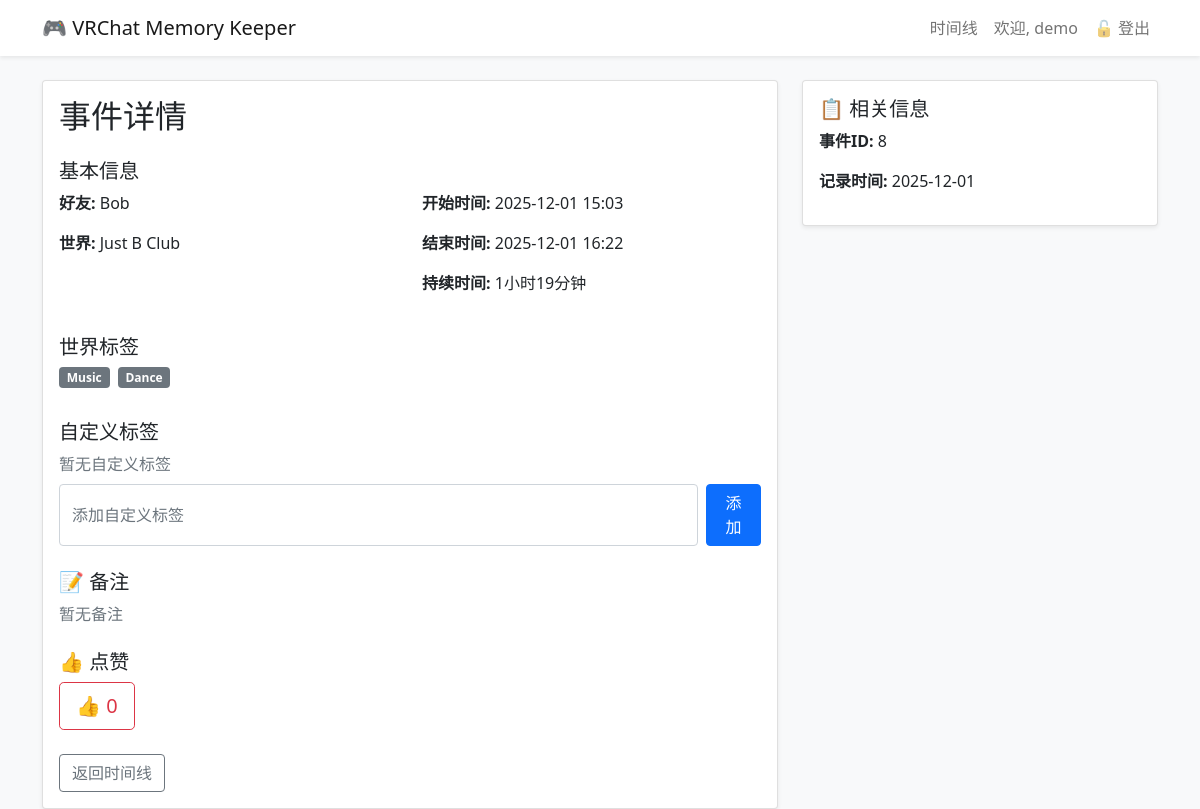
Page /event/8 (signed in) on the earlier database version.
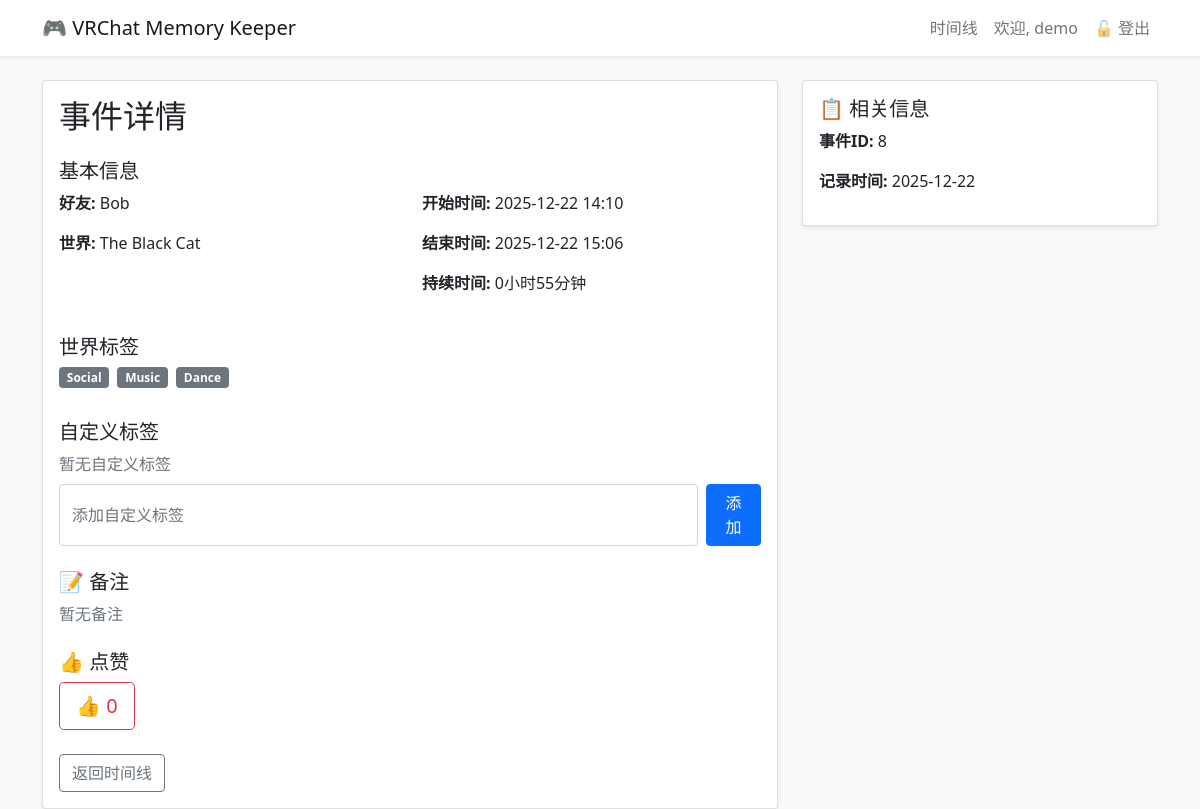
Same page on the later database version.
### app.py (models this page shows)
class User(UserMixin, db.Model):
    id = db.Column(db.Integer, primary_key=True)
    username = db.Column(db.String(80), unique=True, nullable=False)
    password_hash = db.Column(db.String(120), nullable=False)
    events = db.relationship('SharedEvent', backref='user', lazy=True)

class SharedEvent(db.Model):
    id = db.Column(db.Integer, primary_key=True)
    user_id = db.Column(db.Integer, db.ForeignKey('user.id'), nullable=False)
    world_id = db.Column(db.Integer, db.ForeignKey('world.id'), nullable=False)
    friend_name = db.Column(db.String(80), nullable=False)
    start_time = db.Column(db.DateTime, nullable=False)
    end_time = db.Column(db.DateTime)
    duration = db.Column(db.Integer)  # 秒
    notes = db.Column(db.Text)
    likes = db.Column(db.Integer, default=0)
    custom_tags = db.relationship(
        'EventTag',
        backref='event',
        lazy=True)

class World(db.Model):
    id = db.Column(db.Integer, primary_key=True)
    world_name = db.Column(db.String(200), nullable=False)
    world_id = db.Column(db.String(100), unique=True)
    tags = db.Column(db.Text)
    events = db.relationship('SharedEvent', backref='world', lazy=True)

### app.py (the view)
@app.route('/event/<int:event_id>')
@login_required
def event_detail(event_id):
    event = SharedEvent.query.get_or_404(event_id)
    return render_template('event_detail.html', event=event)

### app.py (called while the page is built)
@login_manager.user_loader
def load_user(user_id):
    return User.query.get(int(user_id))

### templates/event_detail.html (shortened to what this page needs)
{% extends 'base.html' %}
{% block content %}
    <div class="row">
        <div class="col-lg-8">
            <div class="card shadow-sm">
                <div class="card-body">
                    <h2 class="card-title mb-4">事件详情</h2>
                    <div class="mb-4">
                        <h5>基本信息</h5>
                        <div class="row">
                            <div class="col-md-6">
                                <p><strong>好友:</strong> {{ event.friend_name }}</p>
                                <p><strong>世界:</strong> {{ event.world.world_name }}</p>
                            </div>
                            <div class="col-md-6">
                                <p><strong>开始时间:</strong> {{ event.start_time.strftime('%Y-%m-%d %H:%M') }}</p>
                                <p><strong>结束时间:</strong> {{ event.end_time.strftime('%Y-%m-%d %H:%M') }}</p>
                                <p><strong>持续时间:</strong> {{ (event.duration // 3600) }}小时{{ (event.duration % 3600) // 60 }}分钟</p>
                            </div>
                        </div>
                    </div>
                    <div class="mb-4">
                        <h5>世界标签</h5>
                        <div class="d-flex flex-wrap">
                            {% if event.world.tags %}
                                {% for tag in event.world.tags.split(',') %}
                                    <span class="badge bg-secondary tag">{{ tag.strip() }}</span>
                                {% endfor %}
                            {% else %}
                                <span class="text-muted">暂无标签</span>
                            {% endif %}
                        </div>
                    </div>
                    <div class="mb-4">
                        <h5>自定义标签</h5>
                        <div class="d-flex flex-wrap mb-2">
                            {% if event.custom_tags %}
                                {% for tag in event.custom_tags %}
                                    <span class="badge bg-primary tag">{{ tag.tag_name }}</span>
                                {% endfor %}
                            {% else %}
                                <span class="text-muted">暂无自定义标签</span>
                            {% endif %}
                        </div>
                        <form method="POST" action="{{ url_for('add_tag', event_id=event.id) }}" class="d-flex gap-2">
                            <input type="text" name="tag_name" placeholder="添加自定义标签" class="form-control flex-grow-1">
                            <button type="submit" class="btn btn-primary">添加</button>
                        </form>
                    </div>
                    <div class="mb-4">
                        <h5>📝 备注</h5>
                        {% if event.notes %}
                            <p>{{ event.notes }}</p>
                        {% else %}
                            <p class="text-muted">暂无备注</p>
                        {% endif %}
                    </div>
                    <div class="mb-4">
                        <h5>👍 点赞</h5>
                        <button class="like-btn btn btn-outline-danger btn-lg" data-event-id="{{ event.id }}">
                            👍 <span class="like-count">{{ event.likes or 0 }}</span>
                        </button>
                    </div>
                    <a href="{{ url_for('index') }}" class="btn btn-outline-secondary">返回时间线</a>
                </div>
            </div>
        </div>
        <div class="col-lg-4">
            <div class="card shadow-sm">
                <div class="card-body">
                    <h5>📋 相关信息</h5>
                    <p><strong>事件ID:</strong> {{ event.id }}</p>
                    <p><strong>记录时间:</strong> {{ event.start_time.strftime('%Y-%m-%d') }}</p>
                </div>
            </div>
        </div>
    </div>
{% endblock %}

### templates/base.html (shortened to what this page needs)
<!DOCTYPE html>
<html lang="en">
<head>
    <link href="https://cdn.jsdelivr.net/npm/bootstrap@5.1.3/dist/css/bootstrap.min.css" rel="stylesheet">
</head>
<body>
    <nav class="navbar navbar-expand-lg navbar-light bg-white shadow-sm">
        <div class="container">
            <a class="navbar-brand" href="{{ url_for('index') }}">🎮 VRChat Memory Keeper</a>
            <div class="navbar-nav ms-auto">
                {% if current_user.is_authenticated %}
                    <a class="nav-link" href="{{ url_for('index') }}">时间线</a>
                    <span class="nav-link">欢迎, {{ current_user.username }}</span>
                    <a class="nav-link" href="{{ url_for('logout') }}">🔓 登出</a>
                {% else %}
                    <a class="nav-link" href="{{ url_for('login') }}">登录</a>
                    <a class="nav-link" href="{{ url_for('register') }}">注册</a>
                {% endif %}
            </div>
        </div>
    </nav>
    <div class="container mt-4">
        {% block content %}{% endblock %}
    </div>
</body>
</html>

### templates/base.html (style rules this page uses)
body { background-color: #f8f9fa; }
.tag { margin-right: 0.5rem; margin-bottom: 0.5rem; }

Differences in the rows shown:
no longer on this page (row unchanged): World: world.world_name "Just B Club"
changed SharedEvent "Bob": start_time "2025-12-01 15:03" → "2025-12-22 14:10"; end_time "2025-12-01 16:22" → "2025-12-22 15:06"; duration "1" → "0"; (event.duration%3600)//60 "19" → "55"; start_time "2025-12-01" → "2025-12-22"
now on this page (row unchanged): World: world.world_name "The Black Cat"
Other differences:
new list line: "Social"
